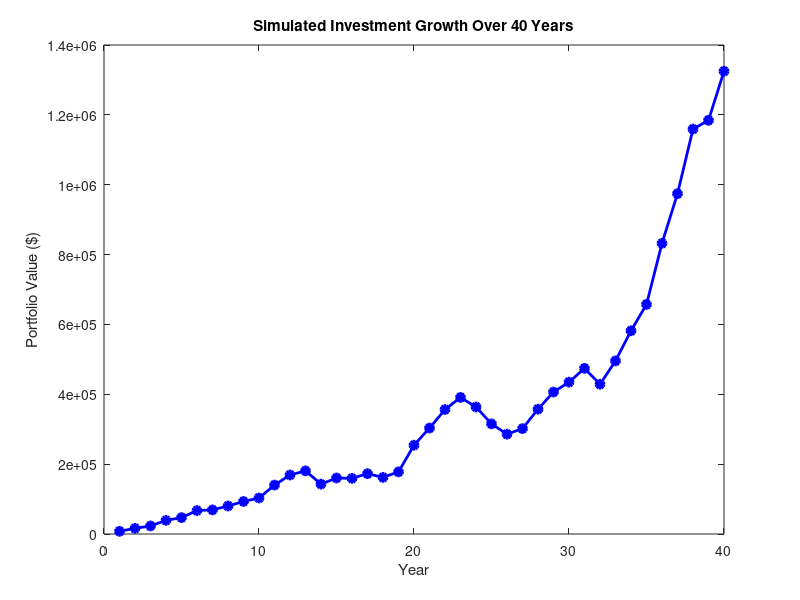
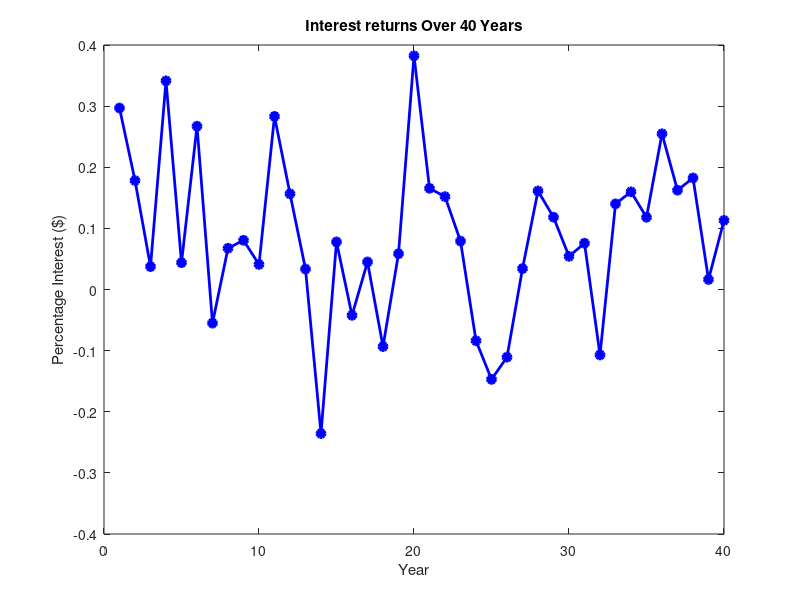

Reproduce these figures in MATLAB, in order. (Note: this script raises an error after producing the figures.)
% Monte Carlo Simulation Code for a fixed deposit, mean return, std using
% Gaussian Distribution
%
% Given Parameters (adjustable inputs)
annual_contribution = 6000;
mean_return = 0.07; % mu = 7%
std_dev = 0.15; % sig=15%
num_years = 40;
% Initialisation
contributions = annual_contribution * ones(1, num_years);
returns = zeros(1, num_years);
year_end_values = zeros(1, num_years);
total_value = 0;
% Simulate the investment over 40 years
for i = 1:num_years
    % Generate a random annual return from a normal distribution
    % The return is centered around the mean and has the specified standard deviation
    annual_return = mean_return + std_dev * randn(); 
    returns(i) = annual_return;
    % Calculate year-end-values using compound interest formula
    total_value = (total_value + annual_contribution) * (1 + annual_return);
    year_end_values(i) = total_value;
end
% 
fprintf('Simulated Investment Results over %d Years\n', num_years);
fprintf('-----------------------------------------\n');
% 
fprintf('%-5s %-15s %-15s %-20s\n', 'Year', 'Contribution', 'Annual Return', 'Year-End Value');
for i = 1:num_years
    fprintf('%-5d $%-14.2f %-14.2f%% $%-19.2f\n', i, contributions(i), returns(i) * 100, year_end_values(i));
end
fprintf('\nFinal Value: $%.2f\n', total_value);
% Plot the year-end-values
figure;
plot(1:num_years, year_end_values, 'b-o', 'LineWidth', 2, 'MarkerFaceColor', 'b');
title('Simulated Investment Growth Over 40 Years');
xlabel('Year');
ylabel('Portfolio Value ($)');
grid off;
% Plot the interest returns
figure;
plot(1:num_years, returns, 'b-o', 'LineWidth', 2, 'MarkerFaceColor', 'b');
title('Interest returns Over 40 Years');
xlabel('Year');
ylabel('Percentage Interest ($)');
grid off;
% ----------------------------------------
% Section to save data to Excel files
% ----------------------------------------
% Save investment growth data to an Excel file
filename_growth = 'investment_growth.xls';
growth_data = [ (1:num_years)', year_end_values' ];
column_names_growth = {'Year', 'Portfolio Value ($)'};
% Create a table from the data and column names
T_growth = array2table(growth_data, 'VariableNames', column_names_growth);
writetable(T_growth, filename_growth);
fprintf('\nInvestment growth data saved to %s\n', filename_growth);
% Save annual returns data to an Excel file
filename_returns = 'annual_returns.xls';
returns_data = [ (1:num_years)', returns' ];
column_names_returns = {'Year', 'Annual Return'};
% Create a table from the data and column names
T_returns = array2table(returns_data, 'VariableNames', column_names_returns);
writetable(T_returns, filename_returns);
fprintf('Annual returns data saved to %s\n', filename_returns);


% % Monte Carlo Simulation Code for a fixed deposit, mean return, std using
% % Gaussian Distribution
% %
% % Given Parameters (adjustable inputs)
% annual_contribution = 6000;
% mean_return = 0.07;% mu = 7%
% std_dev = 0.15;% sig=15%
% num_years = 40;
% 
% % Initialisation
% contributions = annual_contribution * ones(1, num_years);
% returns = zeros(1, num_years);
% year_end_values = zeros(1, num_years);
% total_value = 0;
% 
% % Simulate the investment over 40 years
% for i = 1:num_years
%     % Generate a random annual return from a normal distribution
%     % The return is centered around the mean and has the specified standard deviation
%     annual_return = mean_return + std_dev * randn(); 
%     returns(i) = annual_return;
% 
%     % Calculate year-end-values using compound interest formula
%     total_value = (total_value + annual_contribution) * (1 + annual_return);
%     year_end_values(i) = total_value;
% end
% 
% % 
% fprintf('Simulated Investment Results over %d Years\n', num_years);
% fprintf('-----------------------------------------\n');
% 
% % 
% fprintf('%-5s %-15s %-15s %-20s\n', 'Year', 'Contribution', 'Annual Return', 'Year-End Value');
% for i = 1:num_years
%     fprintf('%-5d $%-14.2f %-14.2f%% $%-19.2f\n', i, contributions(i), returns(i) * 100, year_end_values(i));
% end
% 
% fprintf('\nFinal Value: $%.2f\n', total_value);
% 
% % Plot the year-end-values
% figure;
% plot(1:num_years, year_end_values, 'b-o', 'LineWidth', 2, 'MarkerFaceColor', 'b');
% title('Simulated Investment Growth Over 40 Years');
% xlabel('Year');
% ylabel('Portfolio Value ($)');
% grid off;
% 
% % Plot the interest returns
% figure;
% plot(1:num_years, returns, 'b-o', 'LineWidth', 2, 'MarkerFaceColor', 'b');
% title('Interest returns Over 40 Years');
% xlabel('Year');
% ylabel('Percentage Interest ($)');
% grid off;